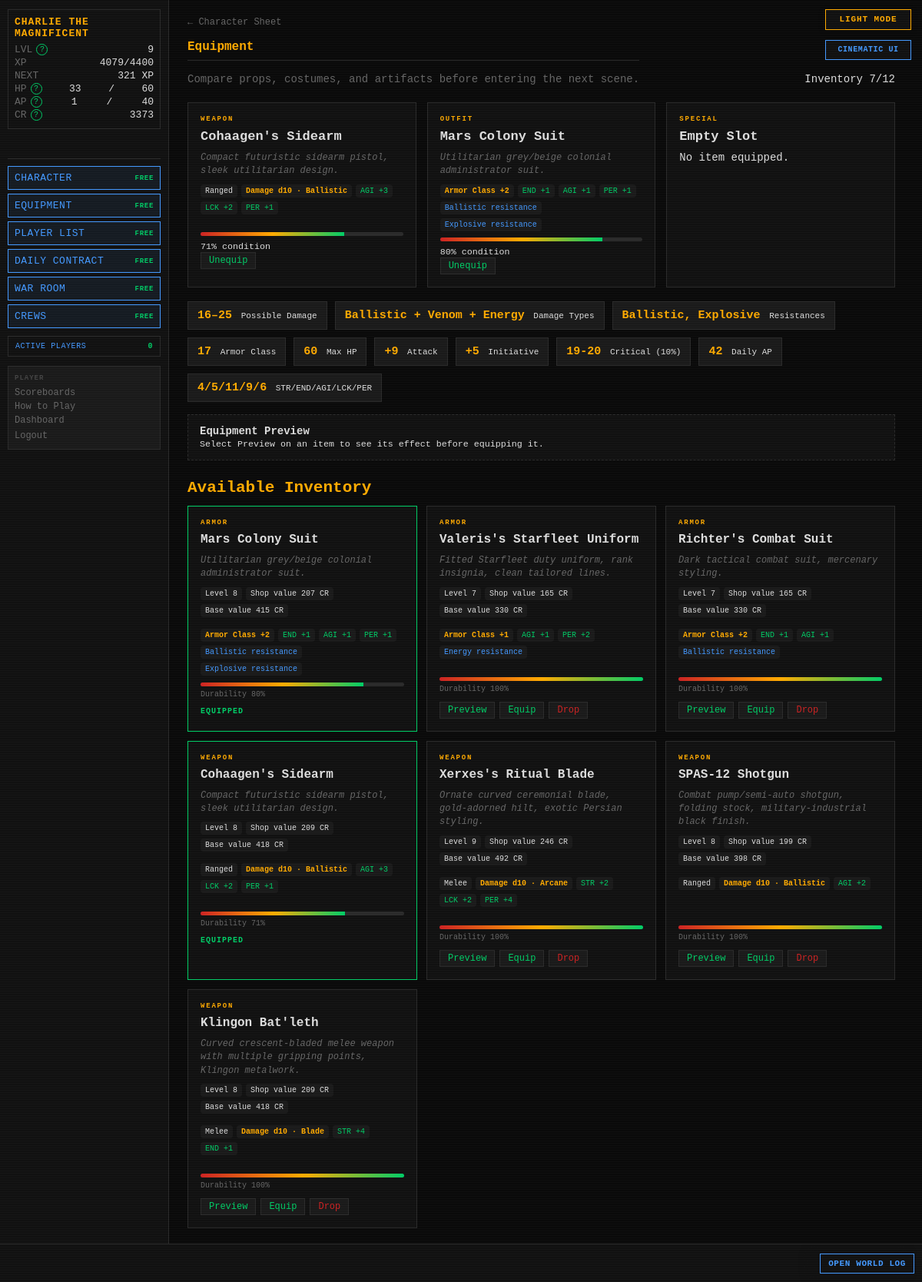
The app's page /equipment (signed in) with its own data.
### tables this page shows
CREATE TABLE players (
    id                  INTEGER PRIMARY KEY AUTOINCREMENT,
    username            TEXT    UNIQUE NOT NULL,
    password_hash       TEXT    NOT NULL,
    email               TEXT    UNIQUE NOT NULL,
    character_name      TEXT    NOT NULL,
    sex                 TEXT    NOT NULL,
    class_id            INTEGER REFERENCES classes(id),
    str_stat            INTEGER NOT NULL DEFAULT 1,
    end_stat            INTEGER NOT NULL DEFAULT 1,
    agi_stat            INTEGER NOT NULL DEFAULT 1,
    lck_stat            INTEGER NOT NULL DEFAULT 1,
    per_stat            INTEGER NOT NULL DEFAULT 1,
    level               INTEGER NOT NULL DEFAULT 1,
    xp                  INTEGER NOT NULL DEFAULT 0,
    current_hp          INTEGER NOT NULL,
    current_ap          INTEGER NOT NULL,
    credits             INTEGER NOT NULL DEFAULT 25,
    equipped_weapon_id  INTEGER REFERENCES inventory_items(id),
    equipped_armor_id   INTEGER REFERENCES inventory_items(id),
    equipped_special_id INTEGER REFERENCES inventory_items(id),
    in_combat           INTEGER NOT NULL DEFAULT 0,
    pending_levelup     INTEGER NOT NULL DEFAULT 0,
    pending_perk        INTEGER NOT NULL DEFAULT 0,
    combat_preference   TEXT    NOT NULL DEFAULT "Balanced",
    is_banned           INTEGER NOT NULL DEFAULT 0,
    retired_at          TEXT,
    last_login_at       TEXT,
    created_at          TEXT    NOT NULL DEFAULT (datetime('now'))
);

CREATE TABLE inventory_items (
    id                 INTEGER PRIMARY KEY AUTOINCREMENT,
    player_id          INTEGER NOT NULL REFERENCES players(id),
    item_type          TEXT    NOT NULL,
    item_id            INTEGER NOT NULL,
    current_durability INTEGER NOT NULL DEFAULT 100,
    acquired_at        TEXT    NOT NULL DEFAULT (datetime('now')),
    acquired_method    TEXT    NOT NULL
);

CREATE TABLE weapons (
    id              INTEGER PRIMARY KEY AUTOINCREMENT,
    name            TEXT    UNIQUE NOT NULL,
    is_active       INTEGER NOT NULL DEFAULT 1,
    level           INTEGER NOT NULL,
    weapon_type     TEXT    NOT NULL,
    damage_die      TEXT    NOT NULL,
    damage_type     TEXT    NOT NULL,
    str_bonus       INTEGER NOT NULL DEFAULT 0,
    end_bonus       INTEGER NOT NULL DEFAULT 0,
    agi_bonus       INTEGER NOT NULL DEFAULT 0,
    lck_bonus       INTEGER NOT NULL DEFAULT 0,
    per_bonus       INTEGER NOT NULL DEFAULT 0,
    associated_to   TEXT,
    credit_cost     INTEGER NOT NULL,
    drop_chance     REAL    NOT NULL,
    starting_durability INTEGER NOT NULL DEFAULT 100,
    imported_at     TEXT    NOT NULL DEFAULT (datetime('now'))
, description TEXT NOT NULL DEFAULT '');

CREATE TABLE armor (
    id              INTEGER PRIMARY KEY AUTOINCREMENT,
    name            TEXT    UNIQUE NOT NULL,
    is_active       INTEGER NOT NULL DEFAULT 1,
    level           INTEGER NOT NULL,
    ac_bonus        INTEGER NOT NULL DEFAULT 0,
    res_blade       INTEGER NOT NULL DEFAULT 0,
    res_blunt       INTEGER NOT NULL DEFAULT 0,
    res_ballistic   INTEGER NOT NULL DEFAULT 0,
    res_energy      INTEGER NOT NULL DEFAULT 0,
    res_arcane      INTEGER NOT NULL DEFAULT 0,
    res_explosive   INTEGER NOT NULL DEFAULT 0,
    res_venom       INTEGER NOT NULL DEFAULT 0,
    str_bonus       INTEGER NOT NULL DEFAULT 0,
    end_bonus       INTEGER NOT NULL DEFAULT 0,
    agi_bonus       INTEGER NOT NULL DEFAULT 0,
    lck_bonus       INTEGER NOT NULL DEFAULT 0,
    per_bonus       INTEGER NOT NULL DEFAULT 0,
    associated_to   TEXT,
    credit_cost     INTEGER NOT NULL,
    drop_chance     REAL    NOT NULL,
    starting_durability INTEGER NOT NULL DEFAULT 100,
    imported_at     TEXT    NOT NULL DEFAULT (datetime('now'))
, description TEXT NOT NULL DEFAULT '');

### routes/character.py (the view)
@bp.route("/equipment")
def equipment():
    player = g.player
    if player.get("in_combat"):
        return redirect(url_for("dashboard.index"))
    inventory = _get_full_inventory(player)
    equipped = {
        "weapon": _find_equipped(inventory, player.get("equipped_weapon_id")),
        "armor": _find_equipped(inventory, player.get("equipped_armor_id")),
        "special": _find_equipped(inventory, player.get("equipped_special_id")),
    }
    return render_template(
        "character/equipment.html",
        inventory=inventory,
        equipped=equipped,
        derived=_calc_derived_stats(player, equipped, get_all_settings()),
        feedback=request.args.get("feedback"),
        error=request.args.get("error"),
    )

### templates/character/equipment.html (shortened to what this page needs)
{% extends "base.html" %}
{% block content %}
<div id="page-content" class="equipment-page cinematic-page">
    <div class="sheet-header">
        <div><a href="{{ url_for('character.index') }}" class="back-link">← Character Sheet</a>
        <h1 class="page-title">Equipment</h1>
        <p class="sheet-subtitle">Compare props, costumes, and artifacts before entering the next scene.</p></div>
        <div class="loadout-summary">Inventory {{ player.inventory_count }}/{{ player.inventory_limit }}</div>
    </div>
    <section class="loadout-slots" aria-label="Current loadout">
    {% for slot, item in equipped.items() %}
        <article class="loadout-card {{ 'filled' if item else 'empty' }}">
            <div class="loadout-slot">{{ 'OUTFIT' if slot == 'armor' else slot|upper }}</div>
            {% if item %}
            <h2>{{ item.name }}</h2>
            {% if item.description %}<p class="item-description">{{ item.description }}</p>{% endif %}
            {% include "fragments/item_combat_stats.html" %}
            <div class="durability"><span style="width:{{ item.current_durability }}%"></span></div>
            <small>{{ item.current_durability }}% condition</small>
            <form method="POST" action="{{ url_for('character.unequip') }}">
                <button class="btn-small" type="submit">Unequip</button>
            </form>
            {% else %}<h2>Empty Slot</h2><p>No item equipped.</p>{% endif %}
        </article>
    {% endfor %}
    </section>
    <section class="derived-strip" aria-label="Current derived statistics">
        <span><b>{{ derived.damage_min }}–{{ derived.damage_max }}</b> Possible Damage</span>
        <span><b>{{ derived.damage_types|join(' + ') }}</b> Damage Types</span>
        <span><b>{{ derived.resistances|join(', ') if derived.resistances else 'None' }}</b> Resistances</span>
        <span><b>{{ derived.ac }}</b> Armor Class</span><span><b>{{ derived.max_hp }}</b> Max HP</span>
        <span><b>{{ '%+d'|format(derived.attack_modifier) }}</b> Attack</span>
        <span><b>{{ '%+d'|format(derived.initiative_modifier) }}</b> Initiative</span>
        <span><b>{{ derived.crit_range }}</b> Critical ({{ derived.crit_chance_pct }}%)</span><span><b>{{ derived.daily_ap }}</b> Daily AP</span>
        <span><b>{{ derived.str }}/{{ derived.end }}/{{ derived.agi }}/{{ derived.lck }}/{{ derived.per }}</b> STR/END/AGI/LCK/PER</span>
    </section>
    <section id="loadout-preview" class="loadout-preview" aria-live="polite">
        <div><strong>Equipment Preview</strong><br><small>Select Preview on an item to see its effect before equipping it.</small></div>
    </section>
    <h2 class="section-title">Available Inventory</h2>
    <div class="equipment-grid">
    {% for item in inventory %}
        <article class="equipment-card {{ 'is-equipped' if item.is_equipped }}">
            <div class="equipment-type">{{ item.item_type }}</div><h3>{{ item.name }}</h3>
            {% if item.description %}<p class="item-description">{{ item.description }}</p>{% endif %}
            <div class="item-properties item-reference-properties">
                <span>Level {{ item.level or '—' }}</span>
                <span>Shop value {{ item.sell_price }} CR</span>
                <span>Base value {{ item.credit_cost }} CR</span>
            </div>
            {% include "fragments/item_combat_stats.html" %}
            <div class="equipment-condition"><div class="durability"><span style="width:{{ item.current_durability }}%"></span></div>Durability {{ item.current_durability }}%</div>
            <div class="equipment-actions">
            {% if item.is_equipped %}<span class="equipped-badge">EQUIPPED</span>
            {% elif item.is_on_auction %}<span class="equipped-badge">AUCTION HOLD</span>{% else %}
                <button type="button" class="btn-small preview-loadout"
                        data-inv-id="{{ item.inv_id }}" data-item-type="{{ item.item_type }}"
                        data-item-name="{{ item.name }}">Preview</button>
                <form method="POST" action="{{ url_for('character.equip') }}"><button class="btn-small" type="submit">Equip</button></form>
                <form method="POST" action="{{ url_for('character.drop') }}" onsubmit="return confirm('Permanently drop this item?');"><button class="btn-small danger" type="submit">Drop</button></form>
            {% endif %}
            </div>
        </article>
    {% else %}<p>Your inventory is empty.</p>{% endfor %}
    </div>
</div>
{% endblock %}

### templates/base.html (shortened to what this page needs)
<!DOCTYPE html>
<html lang="en">
<head>
<link rel="stylesheet" href="{{ url_for('static', filename='style.css') }}">
</head>
<body class="{{ 'authenticated' if player else 'auth-page' }} {% block body_class %}{% endblock %}">
{% if settings.get('ALLOW_PLAYER_COLOR_OVERRIDE', true) %}<button id="theme-toggle" type="button" aria-label="Switch color theme" aria-pressed="false">
</button>{% endif %}
{% if settings.get('ALLOW_PLAYER_INTERFACE_OVERRIDE', true) %}
<button id="interface-toggle" type="button" aria-label="Switch interface style" aria-pressed="false">
</button>
{% endif %}
{% if player %}
<div id="left-col">
    <div id="status-block">
        <div class="status-name">{{ player.character_name }}</div>
        <div class="status-line">
            <span class="label">LVL</span>
            <span id="status-level">{{ player.level }}</span>
        </div>
        <div class="status-line">
            <span class="label">XP</span>
            <span><span id="status-xp">{{ player.xp }}</span><span id="status-xp-threshold">{% if player.get('next_level_xp') is not none %}/{{ player.get('next_level_xp') }}{% endif %}</span></span>
        </div>
        <div class="status-line" title="Experience still needed to reach level {{ player.level + 1 }}">
            <span class="label">NEXT</span>
            <span id="status-xp-next">{% if player.get('xp_to_next_level') is none %}MAX{% elif player.get('xp_to_next_level') <= 0 %}LEVEL UP{% else %}{{ player.get('xp_to_next_level') }} XP{% endif %}</span>
        </div>
        <div class="status-line">
            <span class="label">HP</span>
            <span id="status-hp">{{ player.current_hp }}</span>/<span id="status-maxhp">{{ player.max_hp }}</span>
        </div>
        <div class="status-line">
            <span class="label">AP</span>
            <span id="status-ap">{{ player.current_ap }}</span>/<span id="status-maxap">{{ player.max_ap }}</span>
        </div>
        <div class="status-line">
            <span class="label">CR</span>
            <span id="status-credits">{{ player.credits }}</span>
        </div>
    </div>
    <div class="free-action-buttons" aria-label="Free character actions">
        <a class="action-btn free-action-btn" href="{{ url_for('character.index') }}">
            CHARACTER <span class="free-cost">FREE</span>
        </a>
        <a class="action-btn free-action-btn" href="{{ url_for('character.equipment') }}">
            EQUIPMENT <span class="free-cost">FREE</span>
        </a>
        <a class="action-btn free-action-btn" href="{{ url_for('community.players') }}">PLAYER LIST <span class="free-cost">FREE</span></a>
        <a class="action-btn free-action-btn" href="{{ url_for('community.contracts') }}">DAILY CONTRACT <span class="free-cost">FREE</span></a>
        <a class="action-btn free-action-btn" href="{{ url_for('community.war_room') }}">WAR ROOM <span class="free-cost">FREE</span></a>
        <a class="action-btn free-action-btn" href="{{ url_for('crews.index') }}">CREWS <span class="free-cost">FREE</span></a>
    </div>
    <button id="active-players-toggle" class="active-players-toggle" type="button"
            data-url="{{ url_for('feeds.active_players') }}" aria-haspopup="dialog">
        ACTIVE PLAYERS <span id="active-player-count">{{ active_player_count }}</span>
    </button>
    <nav id="left-nav">
        <span class="nav-heading">PLAYER</span>
        <a href="{{ url_for('scoreboards.index') }}">Scoreboards</a>
        <a href="{{ url_for('feeds.game_help') }}">How to Play</a>
        <a href="{{ url_for('dashboard.index') }}">Dashboard</a>
        <form action="{{ url_for('auth.logout') }}" method="POST" style="margin:0">
            <button type="submit" class="nav-link-btn">Logout</button>
        </form>
    </nav>
</div>
{% endif %}
<div id="main">
    {% block content %}{% endblock %}
</div>
{% if player %}
<div id="ticker-wrap">
    <a id="ticker-log-link" href="{{ url_for('feeds.global_log') }}" title="Open the complete World Log">OPEN WORLD LOG</a>
    <div id="ticker">
    </div>
</div>
{% endif %}
</body>
</html>

### templates/fragments/item_combat_stats.html (shortened to what this page needs)
<div class="item-properties item-combat-stats">
    {% if item.item_type == 'WEAPON' %}
        <span>{{ item.weapon_type or 'Weapon' }}</span>
        <span class="primary-property" data-help-key="possible damage">Damage {{ item.damage_die }} · {{ item.damage_type }}</span>
    {% elif item.item_type == 'ARMOR' %}
        <span class="primary-property" data-help-key="armor class">Armor Class +{{ item.ac_bonus or 0 }}</span>
    {% else %}
        <span class="primary-property">Special Item</span>
        {% if item.get('ac_bonus', 0) %}<span class="bonus" data-help-key="armor class">Armor Class +{{ item.ac_bonus }}</span>{% endif %}
    {% endif %}
    {% for stat, label in [('str_bonus','STR'),('end_bonus','END'),('agi_bonus','AGI'),('lck_bonus','LCK'),('per_bonus','PER')] %}
        {% if item.get(stat, 0) %}<span class="bonus" data-help-key="{{ label|lower }}">{{ label }} {{ '%+d'|format(item.get(stat, 0)) }}</span>{% endif %}
    {% endfor %}
    {% for field, label in [('res_blade','Blade'),('res_blunt','Blunt'),('res_ballistic','Ballistic'),('res_energy','Energy'),('res_arcane','Arcane'),('res_explosive','Explosive'),('res_venom','Venom')] %}
        {% if item.get(field, 0) %}<span class="resistance" data-help-key="resistances">{{ label }} resistance</span>{% endif %}
    {% endfor %}
</div>

### records on screen
players: character_name "CHARLIE THE MAGNIFICENT", level "9", xp "4079", current_hp "33", current_ap "1", credits "3373"
inventory_items: item_type "WEAPON", name "Cohaagen's Sidearm", description "Compact futuristic sidearm pistol, sleek utilitarian design.", weapon_type "Ranged", damage_die "d10", damage_type "Ballistic", label "AGI" "LCK" "PER", value "+3" "+2" "+1", current_durability "71", item_type "WEAPON"
armor: name "Mars Colony Suit", description "Utilitarian grey/beige colonial administrator suit.", name "Mars Colony Suit", description "Utilitarian grey/beige colonial administrator suit.", credit_cost "415"
inventory_items: item_type "ARMOR"
inventory_items: item_type "ARMOR"
armor: name "Valeris's Starfleet Uniform", description "Fitted Starfleet duty uniform, rank insignia, clean tailored lines.", credit_cost "330"
inventory_items: item_type "ARMOR"
armor: name "Richter's Combat Suit", description "Dark tactical combat suit, mercenary styling.", credit_cost "330"
weapons: name "Cohaagen's Sidearm", description "Compact futuristic sidearm pistol, sleek utilitarian design.", credit_cost "418", weapon_type "Ranged", damage_die "d10", damage_type "Ballistic"
inventory_items: item_type "WEAPON"
weapons: name "Xerxes's Ritual Blade", description "Ornate curved ceremonial blade, gold-adorned hilt, exotic Persian styling.", credit_cost "492", weapon_type "Melee", damage_die "d10", damage_type "Arcane"
inventory_items: item_type "WEAPON"
weapons: name "SPAS-12 Shotgun", description "Combat pump/semi-auto shotgun, folding stock, military-industrial black finish.", credit_cost "398", weapon_type "Ranged", damage_die "d10", damage_type "Ballistic"
inventory_items: item_type "WEAPON"
weapons: name "Klingon Bat'leth", description "Curved crescent-bladed melee weapon with multiple gripping points, Klingon metalwork.", credit_cost "418", weapon_type "Melee", damage_die "d10", damage_type "Blade"

### other values on screen
{{ player.get('next_level_xp') }} "4400"
{{ player.get('xp_to_next_level') }} "321"
{{ player.max_hp }} "60"
{{ player.max_ap }} "40"
{{ active_player_count }} "0"
{{ player.inventory_count }} "7"
{{ player.inventory_limit }} "12"
{{ 'OUTFIT' if slot == 'armor' else slot|upper }} "OUTFIT" "SPECIAL"
{{ item.ac_bonus or 0 }} "2" "2" "1" "2"
{{ label }} "END" "AGI" "PER" "END" "AGI" "PER" "AGI" "PER" "END" "AGI" "AGI" "LCK" "PER" "STR" "LCK" "PER" "AGI" "STR" "END"
{{ '%+d'|format(item.get(stat, 0)) }} "+1" "+1" "+1" "+1" "+1" "+1" "+1" "+2" "+1" "+1" "+3" "+2" "+1" "+2" "+2" "+4" "+2" "+4" "+1"
{{ label }} "Ballistic" "Explosive" "Ballistic" "Explosive" "Energy" "Ballistic"
{{ item.current_durability }} "80"
{{ derived.damage_min }} "16"
{{ derived.damage_max }} "25"
